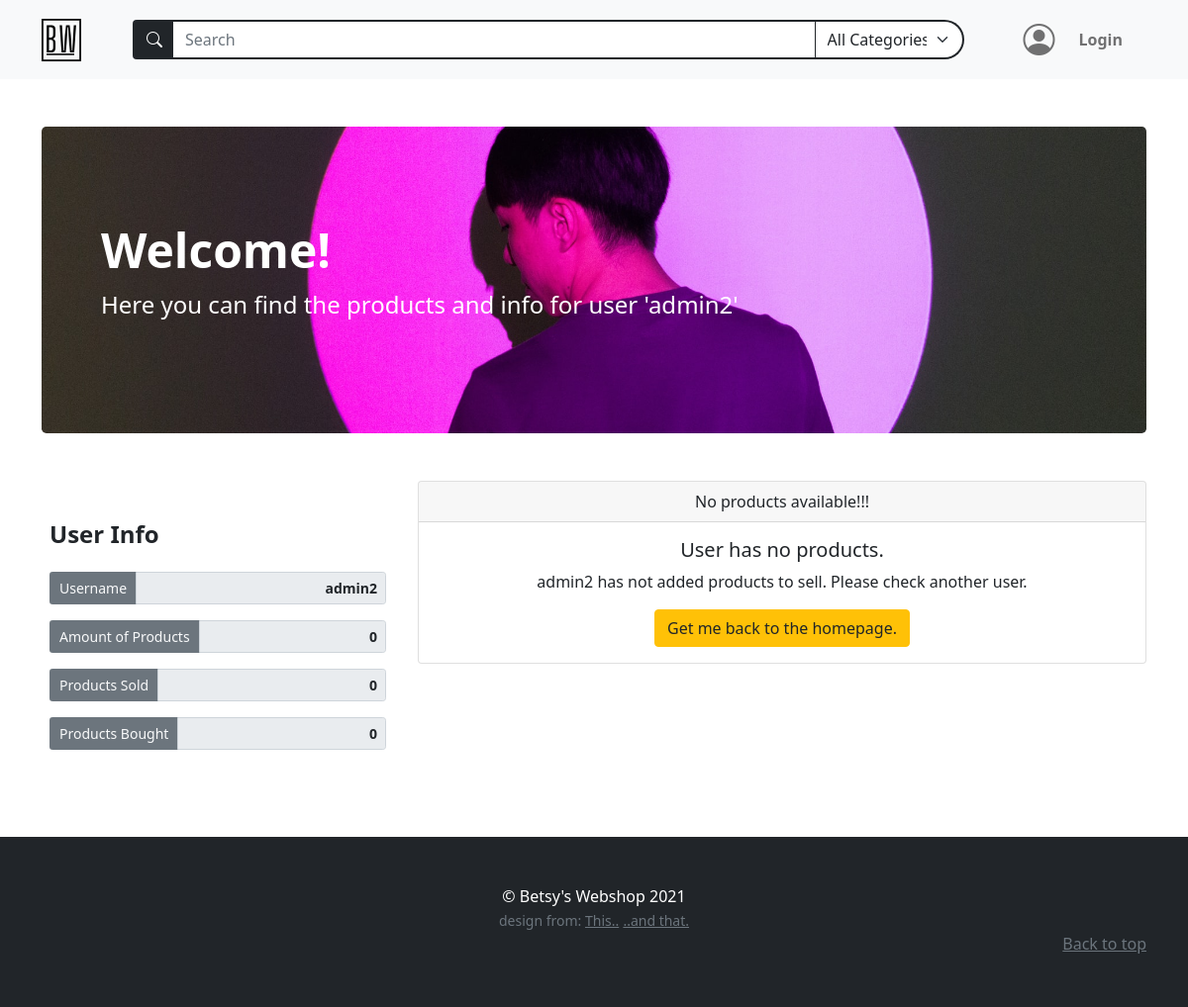
The page /users/2 on the database as committed earlier.
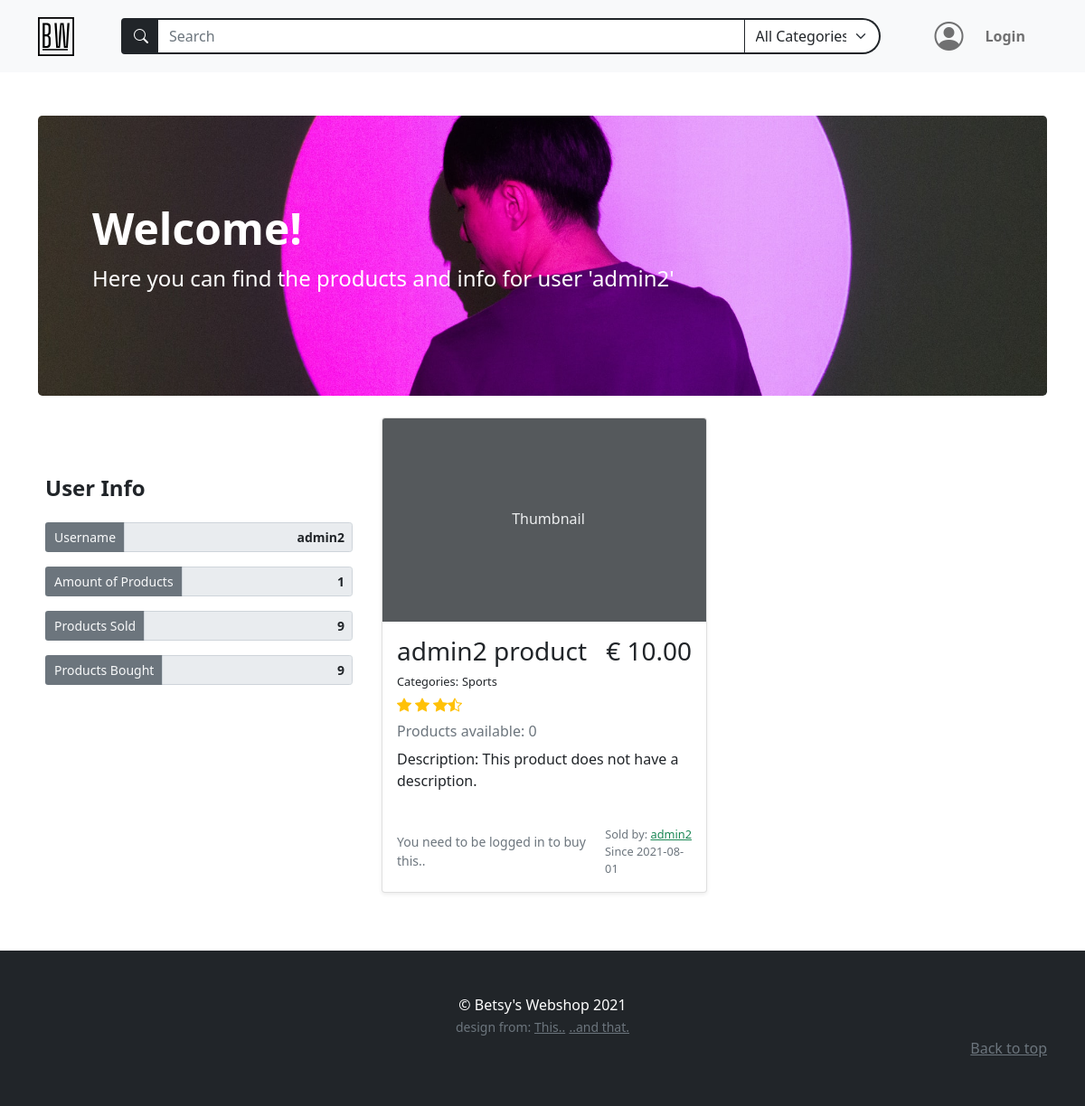
The same page on the database as committed later.
### models.py (models this page shows)
class BaseModel(db_wrapper.Model):
    class Meta:
        database = db

class User(BaseModel, UserMixin):
    first_name = CharField(index=True, max_length=30, null=True, default="")
    last_name = CharField(max_length=120, null=True, default="")
    address = CharField(max_length=200, null=True, default="")
    city = CharField(max_length=50, null=True, default="")
    country = CharField(max_length=50, null=True)
    cc_number = IntegerField(null=True, default="")
    username = CharField(index=True, max_length=30, unique=True)
    email = CharField(index=True, max_length=50, unique=True)
    password = CharField(max_length=20)

class Product(BaseModel):
    name = CharField(max_length=50)
    description = TextField(null=True)
    price_per_unit = DecimalField(
        constraints=[Check("price_per_unit >= 0")],
        decimal_places=2,
        auto_round=True,
        null=True,
        default=0,
        max_digits=10,
    )
    stock = IntegerField(default=1)
    owner = ForeignKeyField(User, backref="products")
    date_posted = DateTimeField(formats="%Y-%m-%d %H:%M", default=datetime.now())

class ProductTag(BaseModel):
    product = ForeignKeyField(Product, index=True, backref="tags")
    tag = ForeignKeyField(Tag, index=True, backref="products")

class Tag(BaseModel):
    name = CharField(unique=True, max_length=30)

### routes.py (the view)
@app.route("/users/<int:user_id>")
def user_profile(user_id):
    register_form = RegistrationForm()
    login_form = LoginForm()
    search_form = SearchForm()
    user_products = list_user_products(user_id)
    search_form.search_tag.choices = get_alpha_tag_names()
    users = User.select().where(User.id == user_id)
    user = get_object_or_404(users, User.id == user_id)
    return render_template(
        "user_profile.html",
        title=user.username,
        user=user,
        user_products=user_products,
        login_form=login_form,
        register_form=register_form,
        search_form=search_form,
        transactions_sold=get_user_sold_transactions(user_id),
        transactions_bought=get_user_bought_transactions(user_id),
        bannerinfo={
            "banner_bg": "user-profile-banner",
            "banner_h1": "Welcome!",
            "banner_text": f"Here you can find the products and info for user '{user.username}'",
        },
    )

### forms.py (shortened to what this page needs)
class RegistrationForm(FlaskForm):
    username = StringField(
        "Username",
        validators=[InputRequired(), Length(min=2, max=30)],
    )
    email = StringField(
        "Email", validators=[InputRequired(), Length(min=5, max=50), Email()]
    )
    password = PasswordField(
        "Set Password",
        validators=[
            InputRequired(),
            EqualTo(
                "password_confirm", message="Password must be identical in both inputs"
            ),
            Length(min=5, max=20),
        ],
    )
    password_confirm = PasswordField("Confirm Password")
    submit = SubmitField("Sign Up")

class LoginForm(FlaskForm):
    email = StringField(
        "Email", validators=[InputRequired(), Length(min=2, max=50), Email()]
    )
    password = PasswordField("Your Password", validators=[InputRequired()])
    login = SubmitField("Login!")

### main.py (called while the page is built)
def list_user_products(user_id) -> list[Product]:
    user_products = (
        Product.select()
        .join(User)
        .where(Product.owner == user_id)
        .order_by(Product.id.desc())
    )
    return user_products

def get_alpha_tag_names() -> tuple[Tag]:
    tags = Tag.select().order_by(Tag.name)
    tag_list = [(tag.name, tag.name) for tag in tags]
    tag_list.insert(0, ("All", "All Categories"))
    return tag_list

def get_user_sold_transactions(user_id) -> list[Transaction]:
    transactions = (
        Transaction.select()
        .join(Product)
        .join(User)
        .where(Transaction.product_bought.owner.id == user_id)
    )
    return [transaction for transaction in transactions]

def get_user_bought_transactions(user_id) -> list[Transaction]:
    transactions = (
        Transaction.select().join(User).where(Transaction.buyer.id == user_id)
    )
    return [transaction for transaction in transactions]

### templates/user_profile.html
{% extends 'base.html' %} {% block content %}
{% macro user_profile(name="", value="", class="form-control border border-2
border-secondary") %}
<div class="form-group col-md-12">
  <div class="input-group input-group-sm">
    <span
      class="
        input-group-text
        bg-secondary
        text-light
        border border-2 border-secondary
      "
      >{{name}}
    </span>
    <input
      class="form-control text-end fw-bold"
      type="text"
      value="{{value}}"
      aria-label="Disabled input example"
      disabled
      readonly
    />
  </div>
</div>
{% endmacro %}
<div class="container mb-3 py-5">
  {% include "banner.html" %}
  <div class="row">
    <div class="col-lg-4 mt-4">
      <div class="position-sticky my-4 container p-0" style="top: 6rem">
        <div class="row g-3 m-auto">
          <div class="d-flex justify-content-between">
            <h4 class="mb-2 fw-bolder">User Info</h4>
          </div>
          {{user_profile(name="Username", value= user.username)}}
          {{user_profile(name="Amount of Products", value= user_products |
          length)}}
          {{user_profile(name="Products Sold", value= transactions_sold |
          length)}}
          {{user_profile(name="Products Bought", value= transactions_bought |
          length)}}
        </div>
      </div>
    </div>
    <div class="col-lg-8 container ms-0">
      {% if user_products | length == 0 %}
      <div class="card text-center my-4">
        <div class="card-header">No products available!!!</div>
        <div class="card-body">
          <h5 class="card-title">User has no products.</h5>
          <p class="card-text">
            {{user.username}} has not added products to sell. Please check
            another user.
          </p>
          <a href="{{url_for('home')}}" class="btn btn-warning text-dark"
            >Get me back to the homepage.</a
          >
        </div>
      </div>
      {% else %}
      <div class="album">
        <div class="row row-cols-1 row-cols-md-2 g-3">
          {% for product in user_products %} {% include
          "product_in_search_results.html" %} {% endfor %}
        </div>
      </div>
      {% endif %}
    </div>
  </div>
</div>
{% endblock content %}

### templates/base.html (shortened to what this page needs)
<!DOCTYPE html>
<html lang="en" class="h-100">
  <head>
    <link
      href="https://cdn.jsdelivr.net/npm/bootstrap@5.0.2/dist/css/bootstrap.min.css"
      rel="stylesheet"
    />
    <link
      href="{{url_for('static', filename='styles.css')}}"
      rel="stylesheet"
    />
    <link
      href="https://cdn.jsdelivr.net/npm/bootstrap-icons@1.5.0/font/bootstrap-icons.css"
      rel="stylesheet"
    />
  </head>
  <body class="d-flex flex-column h-100">
    <main>
      {% include "navbar.html" %}
       {% block content%} {% endblock content %}
    </main>
    {% include "footer.html" %}
  </body>
</html>

### templates/navbar.html (shortened to what this page needs)
<nav
  class="navbar navbar-expand-md navbar-light bg-light sticky-top"
>
  <div class="container">
    <a class="navbar-brand" href="{{url_for('home') }}"
      ><img
        src="{{url_for('static', filename='assets/brand.svg')}}"
        alt=""
        width="40"
        class="d-inline-block align-text-top"
    /></a>
        {% include "searchbar.html" %}
      <ul class="navbar-nav mb-2 mb-lg-0 ms-lg-4 mx-2">
        {% if current_user.is_authenticated %}
        <li class="nav-item dropdown">
          <div class="profile-icon-container" id="navbarDropdown" data-bs-toggle="dropdown" aria-expanded="false" >
                <i class="bi bi-person-circle mx-3 profile-icon"></i>
          </div>
          <ul class="dropdown-menu" aria-labelledby="navbarDropdown">
            <li>
              <a class="dropdown-item" href="{{ url_for('account') }}"
                >Account</a
              >
            </li>
            <li><hr class="dropdown-divider" /></li>
            <li><a class="dropdown-item" href="#!">Popular Items</a></li>
            <li>
              <a class="dropdown-item" href="{{url_for('logout')}}">Logout</a>
            </li>
          </ul>
        </li>
        <form class="d-flex">
          <i class="bi bi-basket-fill" style="font-size: 2rem"></i>
        </form>
        {% else %}
        <li
          class="nav-link fw-bolder d-flex align-items-center login-btn"
          data-bs-toggle="modal"
          href="#loginModalToggle"
          role="button"
        >
          <i
            class="bi bi-person-circle mx-3 login-icon"
            style="font-size: 2rem"
          ></i>
          <a class="nav-link" role="button">Login</a>
        </li>
        {% endif %}
      </ul>
    </div>
</nav>

### templates/searchbar.html (shortened to what this page needs)
<form action="{{url_for('search')}}" method="POST" class="container ms-4">
  <div class="input-group">
    <span
      class="input-group-text bg-dark border border-2 border-dark border-end-0"
      id="searchIconBackground"
    >
      <i class="bi bi-search" style="color: white">
      </i>
    </span>
    {{search_form.search_term(class="position-relative form-control rounded-0
    btn-dark bg-white text-dark border-2 border-start-0",
    placeholder="Search")}}
    {{search_form.search_tag(id="categorySelect", class="form-select rounded-0
    border-end-3 btn-light bg-white text-dark border border-dark border-2
    border-start-0", style="max-width:150px")}}
  </div>
</form>

### templates/banner.html (shortened to what this page needs)
{% if bannerinfo %}
<div class="p-5 mb-4 bg-dark rounded-3 {{bannerinfo.banner_bg}} banner">
  <div class="container-fluid py-5">
    <h1 class="display-5 fw-bold text-white">{{bannerinfo.banner_h1}}</h1>
    <p class="col-md-8 fs-4 text-white">{{bannerinfo.banner_text}}</p>
  </div>
</div>
  {% endif %}

### templates/product_in_search_results.html (shortened to what this page needs)
<div class="col">
  <div class="card shadow-sm">
    <svg
      class="bd-placeholder-img card-img-top"
      width="100%"
      height="225"
      xmlns="http://www.w3.org/2000/svg"
      role="img"
      aria-label="Placeholder: Thumbnail"
      preserveAspectRatio="xMidYMid slice"
      focusable="false"
    >
      <text x="40%" y="50%" fill="#eceeef" dy=".3em">Thumbnail</text>
    </svg>
    <div class="card-body h-100">
      <div class="d-flex justify-content-between">
        <h3>{{ product.name }}</h3>
        <h3>€ {{ "%.2f"|format(product.price_per_unit) }}</h3>
      </div>
      <ul class="d-flex p-0 mb-0">
        <small class="pe-1 fs-small">Categories:</small>
        {% if product.tags %} {% for producttags in product.tags %}
        <span class="pe-1 fs-small"> {{producttags.tag.name}}</span>
        {% endfor %} {% else %}
        <span class="pe-1 fs-small">This product has no categories.</span>
        {% endif %}
      </ul>
      <div class="d-flex text-warning py-1">
        <i class="bi bi-star-fill"></i>
        <i class="bi bi-star-fill mx-1"></i>
        <i class="bi bi-star-fill"></i>
        <i class="bi bi-star-half"></i>
      </div>
      <h6 class="text-muted my-0 mt-1 mb-2">
        Products available: {{product.stock}}
      </h6>
      <p class="card-text mt-2" style="min-height: 70px">
        Description: {% if product.description %} {{ product.description }} {%
        else %} This product does not have a description. {% endif %}
      </p>
      <div class="d-flex justify-content-between align-items-center">
        {% if current_user.username == product.owner.username %}
        <a
          href="{{url_for('buy_product', product_id=product.id)}}"
          type="button"
          class="btn btn-secondary disabled"
          role="button"
        >
          <i class="bi bi-cart-plus"></i>
        </a>
        {% elif current_user.is_anonymous %}
        <small class="text-muted">You need to be logged in to buy this..</small>
        {% endif %}
        <div class="text-muted fs-small m-0 p-0">
          <p class="m-0 text-end">
            Sold by: {% if current_user.username == product.owner.username %}
            <small>You</small>
            {% else %}
            <a
              class="text-success"
              href="{{url_for('user_profile', user_id=product.owner.id)}}"
              >{{ product.owner.username }}</a
            >
            {% endif %}
          </p>
          <p class="m-0">Since {{product.date_posted[0:10]}}</p>
        </div>
      </div>
    </div>
  </div>
</div>

### templates/footer.html
<footer class="py-5 bg-dark footer mt-auto">
  <div class="container text-center">
    <p class="m-0 text-white">&copy; Betsy's Webshop 2021</p>
    <small class="text-muted">design from: </small>
    <small class="text-muted"
      ><a
        class="text-muted"
        href="https://startbootstrap.com/template/shop-homepage"
        >This..</a
      ></small
    >
    <small class="text-muted"
      ><a class="text-muted" href="https://getbootstrap.com/docs/5.0/examples/"
        >..and that.</a
      ></small
    >
    <p class="mb-1 text-end">
      <a href="#" class="text-muted">Back to top</a>
    </p>
  </div>
</footer>

### static/styles.css (style rules this page uses)
.login-icon.bi.bi-person-circle { transition: 0.2s transform ease-in; }
#categorySelect { border-top-right-radius: 25px !important ; border-bottom-right-radius: 25px !important ; }
.banner { background-repeat: no-repeat; background-size: cover; }
.user-profile-banner { background-image: url("../static/assets/user_profile.jpg"); background-position: center center; }
.fs-small { font-size: 0.8rem; }

Rows that differ between the two databases and show on the page:
changed User "admin2": username "admin2" → (not shown)
added Product: name "admin2 product", price_per_unit "10.00", stock "0", shows "This product does not have a description.", owner.username "admin2", date_posted "2021-08-01"
added ProductTag: tag.name "Sports"
Other text that changed with them:
form field value: "0 0 0" → "1 9 9"
text no longer shown: "No products available!!! User has no products. has not added products to sell. Please check another user. Get me back to the homepage."
